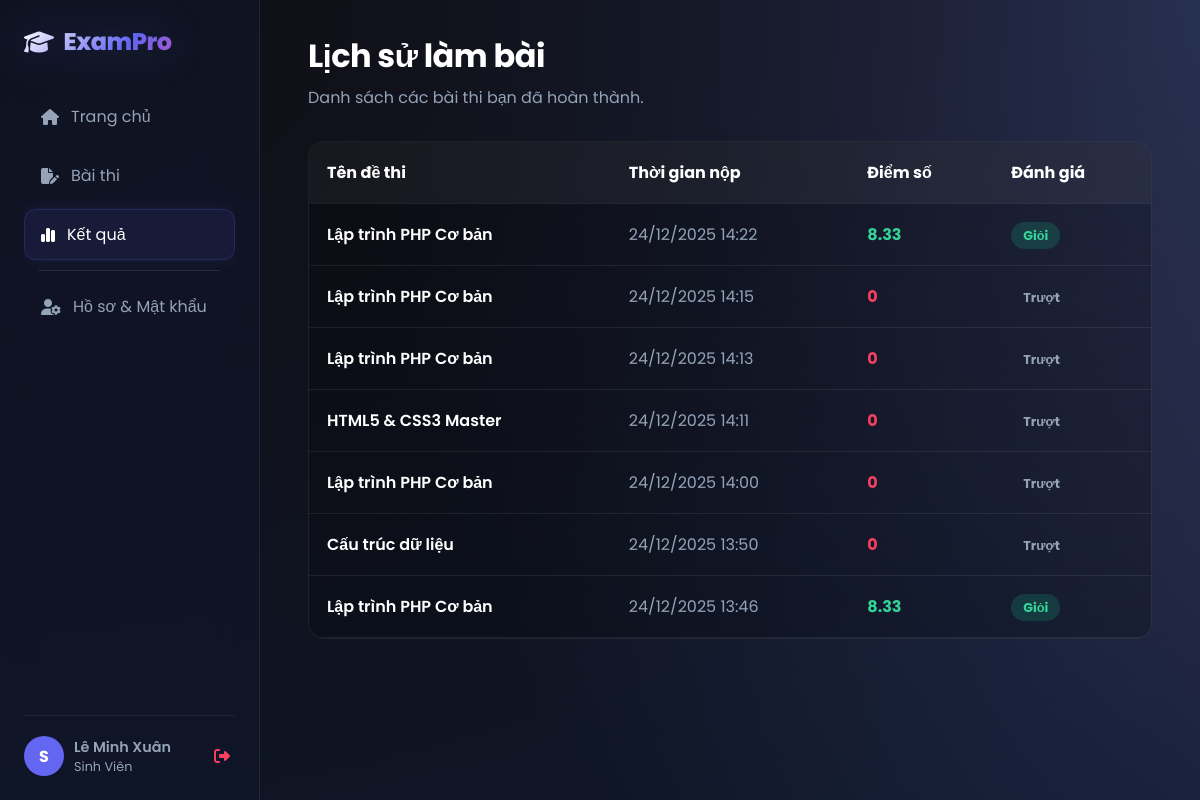
/student/results.php (signed in), run on the app's committed database.
### tables this page shows
CREATE TABLE `results` (
  `id` int(11) NOT NULL,
  `user_id` int(11) DEFAULT NULL,
  `exam_id` int(11) DEFAULT NULL,
  `score` float DEFAULT NULL,
  `submitted_at` datetime DEFAULT current_timestamp()
);

CREATE TABLE `exams` (
  `id` int(11) NOT NULL,
  `title` varchar(200) NOT NULL,
  `description` text DEFAULT NULL,
  `duration` int(11) NOT NULL,
  `created_by` int(11) DEFAULT NULL,
  `status` enum('active','closed') DEFAULT 'active'
);

### student/results.php (the view, shortened to what this page needs)
<?php
require_once '../config/database.php';
$user_id = $_SESSION['user_id'];
$is_grading = false;
if ($_SERVER['REQUEST_METHOD'] == 'POST' && isset($_POST['exam_id'])) {
    $is_grading = true;
    $exam_id = $_POST['exam_id'];
    $user_answers = $_POST['question'] ?? [];
    $stmt = $conn->prepare("SELECT * FROM exams WHERE id = ?");
    $stmt->execute([$exam_id]);
    $exam = $stmt->fetch();
    $questions = $conn->prepare("SELECT * FROM questions WHERE exam_id = ?");
    $questions->execute([$exam_id]);
    $questions_data = $questions->fetchAll();
    $total_questions = count($questions_data);
    $correct_count = 0;
    $detailed_result = [];
    foreach ($questions_data as $q) {
        $stmt_correct = $conn->prepare("SELECT id FROM answers WHERE question_id = ? AND is_correct = 1");
        $stmt_correct->execute([$q['id']]);
        $correct_ans = $stmt_correct->fetch();
        $correct_id = $correct_ans['id'] ?? null;
        $selected = $user_answers[$q['id']] ?? null;
        $is_correct = ($selected == $correct_id);
        if ($is_correct) $correct_count++;
        $detailed_result[] = [
            'question' => $q,
            'selected' => $selected,
            'correct_id' => $correct_id,
            'is_correct' => $is_correct
        ];
    }
    $score = ($total_questions > 0) ? round(($correct_count / $total_questions) * 10, 2) : 0;
    try {
        $stmt_save = $conn->prepare("INSERT INTO results (user_id, exam_id, score, submitted_at) VALUES (?, ?, ?, NOW())");
        $stmt_save->execute([$user_id, $exam_id, $score]);
    } catch (Exception $e) { }
}
else {
    $stmt_history = $conn->prepare("
        SELECT r.*, e.title as exam_title
        FROM results r
        JOIN exams e ON r.exam_id = e.id
        WHERE r.user_id = ?
        ORDER BY r.submitted_at DESC
    ");
    $stmt_history->execute([$user_id]);
    $history = $stmt_history->fetchAll();
}
?>
<!DOCTYPE html>
<html lang="vi">
<head>
    <link rel="stylesheet" href="https://cdnjs.cloudflare.com/ajax/libs/font-awesome/6.4.0/css/all.min.css">
    <link rel="stylesheet" href="/exam_web/assets/css/style.css">
</head>
<body>
    <div class="app-container">
        <?php include '../includes/sidebar.php'; ?>
        <main class="main-content">
            <?php if ($is_grading): ?>
                <div style="display: flex; align-items: center; gap: 20px; margin-bottom: 20px;">
                    <a href="exam_list.php" class="btn btn-primary"><i class="fa-solid fa-arrow-left"></i> Quay lại</a>
                    <h1 style="margin: 0;">Kết quả: <?php echo $exam['title']; ?></h1>
                </div>
                <div class="card" style="text-align: center; margin-bottom: 30px;">
                    <div class="score-circle <?php echo ($score >= 5) ? 'pass' : 'fail'; ?>">
                        <?php echo $score; ?>
                    </div>
                    <h2><?php echo ($score >= 5) ? 'Chúc mừng! Bạn đã đạt.' : 'Rất tiếc, chưa đạt yêu cầu.'; ?></h2>
                    <p style="color: var(--text-light);">Đúng <?php echo $correct_count; ?>/<?php echo $total_questions; ?> câu</p>
                </div>
                <h3 style="margin-bottom: 20px;">Chi tiết bài làm</h3>
                <?php foreach($detailed_result as $idx => $detail): ?>
                    <?php $q = $detail['question']; ?>
                    <div class="review-item <?php echo $detail['is_correct'] ? 'correct' : 'wrong'; ?>">
                        <div style="font-weight: 600; margin-bottom: 10px; color: #fff;">
                            Câu <?php echo $idx + 1; ?>: <?php echo $q['content']; ?>
                        </div>
                        <?php
                        $stmt_ans = $conn->prepare("SELECT * FROM answers WHERE question_id = ?");
                        $stmt_ans->execute([$q['id']]);
                        $answers = $stmt_ans->fetchAll();
                        foreach($answers as $ans):
                            $cls = ""; $icon = "";
                            if ($ans['is_correct']) { $cls = "opt-correct"; $icon = '<i class="fa-solid fa-check"></i>'; }
                            if ($ans['id'] == $detail['selected'] && !$ans['is_correct']) { $cls = "opt-wrong"; $icon = '<i class="fa-solid fa-xmark"></i> (Bạn chọn)'; }
                        ?>
                            <div class="opt <?php echo $cls; ?>">
                                <span><?php echo $ans['content']; ?></span>
                                <span><?php echo $icon; ?></span>
                            </div>
                        <?php endforeach; ?>
                    </div>
                <?php endforeach; ?>
            <?php else: ?>
                <h1 style="margin-bottom: 5px;">Lịch sử làm bài</h1>
                <p style="color: var(--text-light); margin-bottom: 30px;">Danh sách các bài thi bạn đã hoàn thành.</p>
                <div class="table-container">
                    <table>
                        <thead>
                            <tr>
                                <th>Tên đề thi</th>
                                <th>Thời gian nộp</th>
                                <th>Điểm số</th>
                                <th>Đánh giá</th>
                            </tr>
                        </thead>
                        <tbody>
                            <?php if(count($history) > 0): ?>
                                <?php foreach($history as $row): ?>
                                <tr>
                                    <td style="font-weight: 600; color: #fff;"><?php echo $row['exam_title']; ?></td>
                                    <td style="color: var(--text-light);"><?php echo date("d/m/Y H:i", strtotime($row['submitted_at'])); ?></td>
                                    <td>
                                        <span style="font-weight: bold; color: <?php echo ($row['score'] >= 5) ? '#34d399' : '#f43f5e'; ?>">
                                            <?php echo $row['score']; ?>
                                        </span>
                                    </td>
                                    <td>
                                        <?php if($row['score'] >= 8): ?>
                                            <span class="status-badge status-active">Giỏi</span>
                                        <?php elseif($row['score'] >= 5): ?>
                                            <span class="status-badge" style="background: rgba(251, 191, 36, 0.2); color: #fbbf24;">Đạt</span>
                                        <?php else: ?>
                                            <span class="status-badge status-closed">Trượt</span>
                                        <?php endif; ?>
                                    </td>
                                </tr>
                                <?php endforeach; ?>
                            <?php else: ?>
                                <tr><td colspan="4" style="text-align: center; padding: 30px;">Bạn chưa làm bài thi nào.</td></tr>
                            <?php endif; ?>
                        </tbody>
                    </table>
                </div>
            <?php endif; ?>
        </main>
    </div>
</body>
</html>

### assets/css/style.css (style rules this page uses)
:root { --primary: #6366f1; --primary-glow: rgba(99, 102, 241, 0.5); --secondary: #ec4899; --accent: #8b5cf6; --bg-dark: #0f172a; --text-main: #f8fafc; --text-light: #94a3b8; --glass-bg: rgba(30, 41, 59, 0.7); --glass-border: rgba(255, 255, 255, 0.08); --glass-shine: rgba(255, 255, 255, 0.03); --radius: 16px; --sidebar-width: 260px; --transition: all 0.3s cubic-bezier(0.4, 0, 0.2, 1); }
* { margin: 0; padding: 0; box-sizing: border-box; font-family: 'Poppins', sans-serif; }
body { background-color: var(--bg-dark); background-image: radial-gradient(at 0% 0%, hsla(253,16%,7%,1) 0, transparent 50%), radial-gradient(at 50% 0%, hsla(225,39%,30%,1) 0, transparent 50%), radial-gradient(at 100% 0%, hsla(339,49%,30%,1) 0, transparent 50%); background-size: 200% 200%; animation: aurora 15s ease infinite; color: var(--text-main); min-height: 100vh; overflow-x: hidden; }
.app-container { display: flex; width: 100%; min-height: 100vh; margin: 0; padding: 0; }
.main-content { margin-left: var(--sidebar-width) !important; width: calc(100% - var(--sidebar-width)) !important; padding: 2rem 3rem; flex: 1; position: relative; }
h1, h2, h3 { color: #fff; font-weight: 700; letter-spacing: -0.5px; margin-bottom: 1rem; }
p { color: var(--text-light); line-height: 1.6; }
.table-container { background: rgba(0, 0, 0, 0.2); border-radius: var(--radius); border: 1px solid var(--glass-border); overflow: hidden; }
table { width: 100%; border-collapse: collapse; color: var(--text-light); }
th { background: rgba(255, 255, 255, 0.05); color: #fff; padding: 18px; text-align: left; border-bottom: 1px solid var(--glass-border); }
td { padding: 18px; border-bottom: 1px solid var(--glass-border); }
.status-badge { padding: 5px 12px; border-radius: 20px; font-size: 0.8rem; font-weight: bold; }
.status-active { background: rgba(16, 185, 129, 0.2); color: #34d399; }

### data on the page
results: exam.title "Lập trình PHP Cơ bản", submitted_at "24/12/2025 14:22", score "8.33", shows "Giỏi"
results: exam.title "Lập trình PHP Cơ bản", submitted_at "24/12/2025 14:15", score "0", shows "Trượt"
results: exam.title "Lập trình PHP Cơ bản", submitted_at "24/12/2025 14:13", score "0", shows "Trượt"
results: exam.title "HTML5 & CSS3 Master", submitted_at "24/12/2025 14:11", score "0", shows "Trượt"
results: exam.title "Lập trình PHP Cơ bản", submitted_at "24/12/2025 14:00", score "0", shows "Trượt"
results: exam.title "Cấu trúc dữ liệu", submitted_at "24/12/2025 13:50", score "0", shows "Trượt"
results: exam.title "Lập trình PHP Cơ bản", submitted_at "24/12/2025 13:46", score "8.33", shows "Giỏi"

### other printed values
substr($_SESSION['username'], 0, 1) "S"
$_SESSION['fullname'] "Lê Minh Xuân"
$role_name "Sinh Viên"
